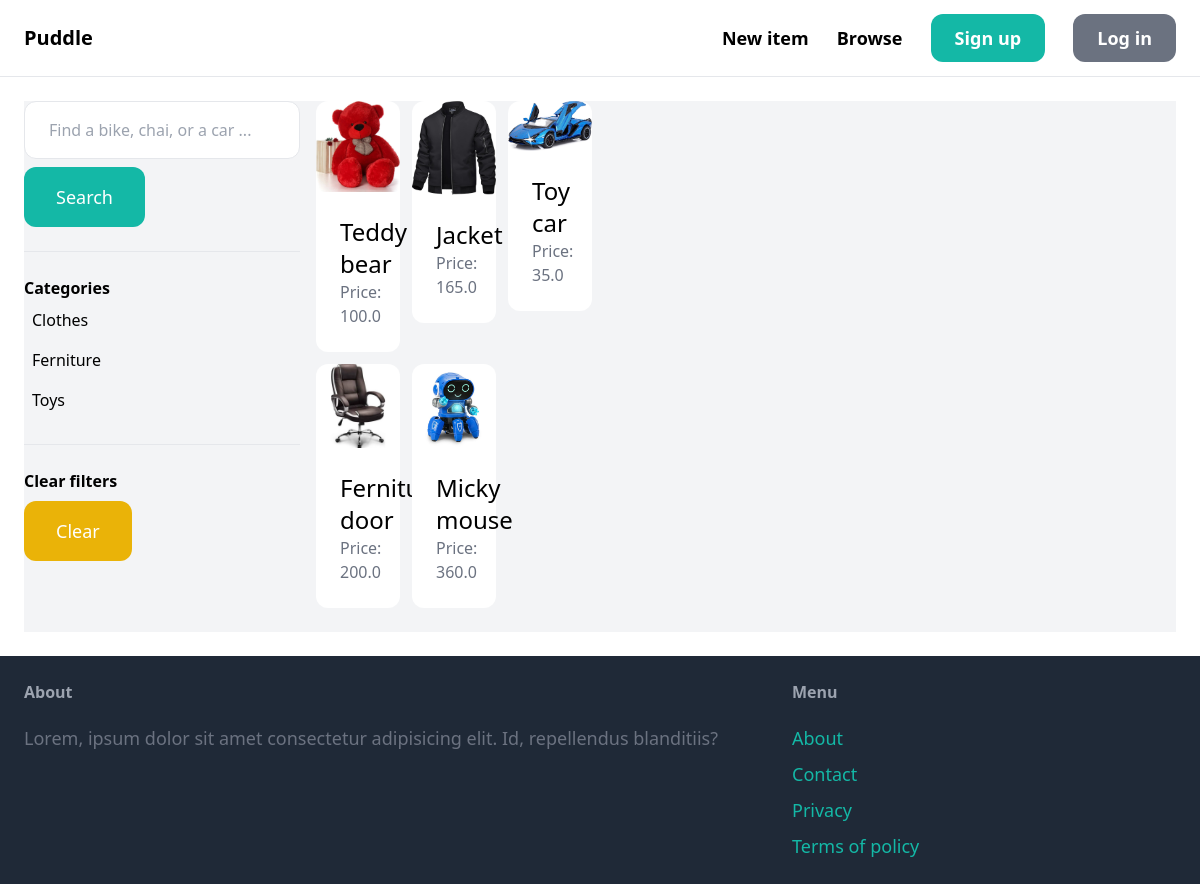
The app's page /items/, older data.
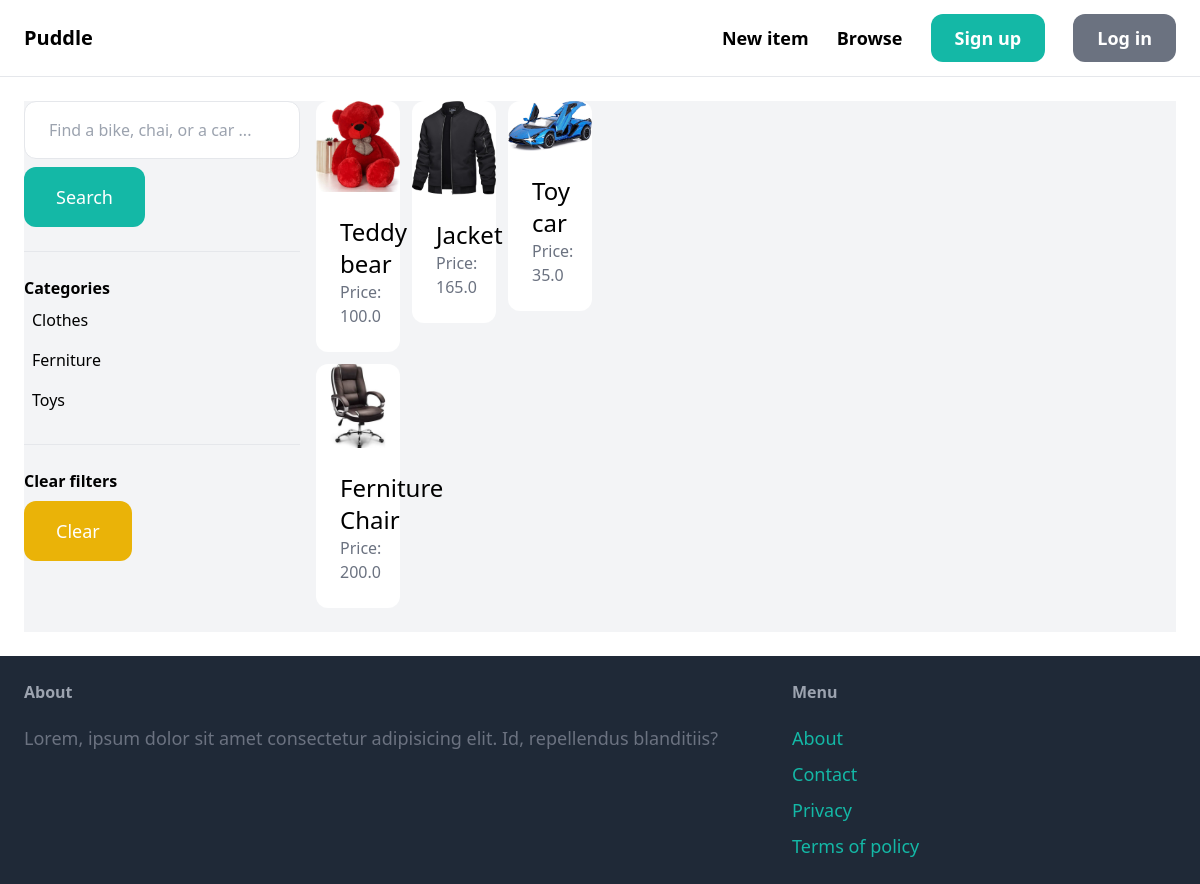
The same page, newer data.
### item/models.py (models this page shows, shortened)
class Category(models.Model):
    name= models.CharField(max_length=255)
    class Meta:
        ordering = ('name',)
        verbose_name_plural = 'Categories'

class Item(models.Model):
    category= models.ForeignKey(Category, related_name='items', on_delete=models.CASCADE)
    name= models.CharField(max_length=255)
    description = models.TextField(blank=True, null=True)
    price = models.FloatField()
    image = models.ImageField(upload_to='item_images', blank=True, null=True)
    is_sold = models.BooleanField(default=False)
    created_by = models.ForeignKey(User, related_name = 'items', on_delete=models.CASCADE)
    created_at = models.DateTimeField(auto_now_add=True)

### item/views.py (the view)
# urls.py: path('', views.items, name='items'),
def items(request):
    query = request.GET.get('query','')
    categories = Category.objects.all()
    category_id = request.GET.get('category', 0)
    items = Item.objects.filter(is_sold=False)
    if category_id:
        items=items.filter(category_id=category_id)
    if query:
        items = items.filter(Q(name__icontains=query) | Q(description__icontains=query))
    return render(request, 'item/items.html', {
        'items':items,
        'query':query,
        'categories':categories,
        'category_id':int(category_id)
    })

### item/templates/item/items.html (shortened to what this page needs)
{% extends "core/base.html" %}
{% block content %}
<div class="pb-6 grid grid-cols-4 gap-4 bg-gray-100">
    <div class="cols-span-1">
        <form action="{%url 'item:items' %}" method='get' >
            <input name='query' class='w-full py-4 px-6 border rounded-xl' type="text" value='{{ query }}' placeholder='Find a bike, chai, or a car ...' id="">
            <button class='mt-2 py-4 px-8 text-lg bg-teal-500 text-white rounded-xl'>Search</button>
        </form>
        <hr class="my-6">
        <p class="font-semibold">Categories</p>
        <ul>
            {% for category in categories %}
                <li class='py-2 px-2 rounded-xl{% if category.id == category_id %} bg-gray-200{% endif %}'>
                    <a href="{% url 'item:items'  %}?query={{ query }}&category={{ category.id }}">{{category.name}}</a>
                </li>
            {% endfor %}
        </ul>
        <hr class="my-6">
        <p class="font-semibold">Clear filters</p>
        <ul><li>
            <a href="{% url 'item:items' %}" class='mt-2 py-4 px-8 inline-block bg-yellow-500 text-lg rounded-xl text-white'>Clear</a>
        </li></ul>
    </div>
    <div class="cols-span-3">
        <div class="grid grid-cols-3 gap-3">
            {% for item in items %}
            <div>
                <a href="{% url 'item:detail' item.id %}">
                    <div>
                        <img src="{{ item.image.url }}" class='rounded-t-xl' alt="">
                    </div>
                    <div class="p-6 bg-white rounded-b-xl">
                        <h2 class="text-2xl">{{ item.name }}</h2>
                        <p class="text-gray-500">Price: {{ item.price }}</p>
                    </div>
                </a>
            </div>
            {% endfor %}
        </div>
    </div>
</div>
{% endblock %}

Row changes from the older to the newer data that the page shows:
removed Item: image (picture), name "Micky mouse", price "360.0"
changed Item: name "Ferniture door" → "Ferniture Chair"
